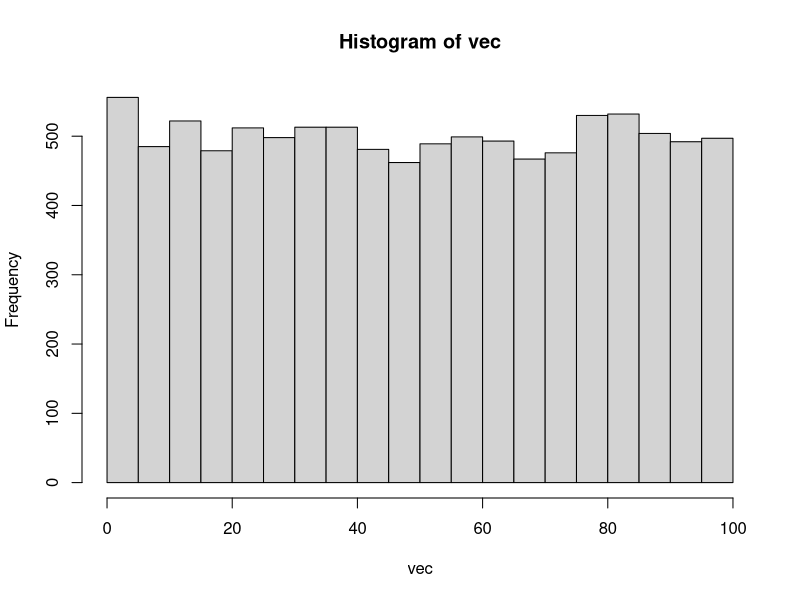
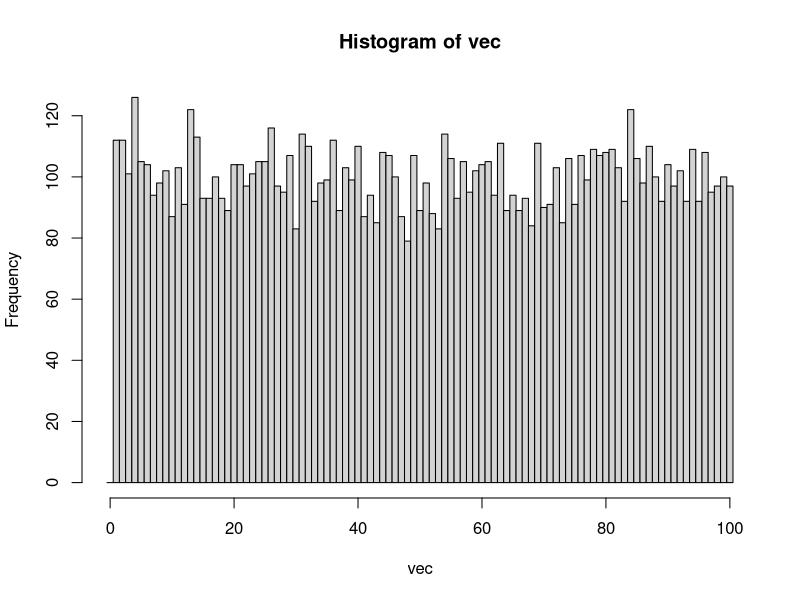

The R script that drew these images, in order: (Note: this script raises an error after producing the figures.)
## 4장 데이터 구조
## 4.1 벡터
## 4.1.1 벡터 만들기
c(1,3,2,4)
c(pi, 1e-3, sin(3)) 
c("John","Mary")

person = c(name = "John", likes = "Mary", loves = "Suzy")
# repeat
rep(1, 10)
rep("ABC", 10)
rep(c("A","B","C"), 3)

# sequence
seq(from=1, to=10) # 1부터 10까지
seq(from=1, to=10, by=2) # 1부터 10까지 2 간격으로 
seq(from=1, to=10, length.out=3) # 1부터 10까지 총길이 3으로
rep(seq(1,4),each=3) # 1부터 4까지 각각 3번 반복
seq(1,10)
1:10


## 4.1.2 벡터의 내용 출력
vInteger <- as.integer(1:35)
vReal1 <- rnorm(10); vReal2 <- c(1.2475842, 1.43, 10240333211)
vCharacter <- c("안녕?\n또 보다니!", "Hi,\tWait a moment", 
                "오랜만이야?\t!", "Long time no see!", "...")
vFactor <- factor(c('hi', 'mid', 'low', 'low', 'mid'), 
                  levels=c('hi', 'mid', 'low'))
vDate <- as.Date(c("2017-06-14", "2019-03-01", "2019-01-01"))
vPOSIXct <- as.POSIXct(c("2017-06-14 15:00:00", "2019-03-01 12:14:15"))

print(vInteger)
print(vReal1)
print(vReal2)

print(vCharacter)
cat(vCharacter)

print(vFactor)
print(vDate)
print(vPOSIXct)


## 4.1.3 벡터 내용을 간단하게 확인하기
T=TRUE
vec <- sample(1:100, 10000, replace = T)
# print(vec)
head(vec)
tail(vec)
summary(vec)
psych::describe(vec)

vecCut <- cut(vec,breaks=seq(-0.5, 100.5, 10))
table(vecCut)
hist(vec)
hist(vec, breaks=seq(-0.5, 100.5, 1))

vec <- sample(c("John","Mary","Tom"), 100, replace=T)

head(vec)
tail(vec)
summary(vec) # 에러는 나지 않지만 특별한 정보를 주지 않는다
#psych::describe(vec) # 문자열 벡터에는 사용불가
table(vec)
#hist(vec) # 문자열 또는 팩터형 벡터에는 사용 불가
#plot(~factor(vec)) # 문자열을 팩터형으로 바꿔서 사용 가능


## 4.1.4 벡터 연산
x = 1:5; y = 2:6
x + y
x - y
x * y
x / 3

x = 1:5; y=2:3
x + y  # 1:5 + c(2:3, 2:3, 2)
#Warning message:
#  In x + y : longer object length is not a multiple of shorter object length

x - y
#Warning message:
#  In x - y : longer object length is not a multiple of shorter object length


x = 1:5; y = 2
x + y  # 1:5 + c(2, 2, 2, 2, 2)
x - y

c(1,2,3,c(4,5),c(6,7,8))

length(x)


v1 <- c(1,3,2); v2 <-c(3,3,1)

v1 < v2

all(v1 < v2)
any(v1 < v2)

v1 = c("I", "You", "He")
v2 = c("go", "come", "climbs")

nchar(v1)
paste(v1, v2)
substring(v2, 2, 2)
substring(v2, c(1,2,3), c(2,5,5))

vec <- sample(100,10000,replace=T)

mean(vec)
sum(vec)
sd(vec)

xa = c(1,3,2); xb = c(2,3,2); xc = c(1,1,2)
xa == xb & xb == xc
xa == xb && xb == xc

primes <- c(2,3,5,7,11,13,17,19,7,13)
numbersILike <- c(3,7,14,3)

union(primes, numbersILike)
intersect(primes, numbersILike)
setdiff(numbersILike , primes)

numbersILike2 <- c(3, 7, 14)

setequal(numbersILike , numbersILike2)

is.element(17, primes)
is.element(18, primes)
17 %in% primes
18 %in% primes

v = c(180, 169, 172, 154, 190, 155, 201)


v[5]

v[c(2,3,5)]

vec = 1:10; vec[c(2,3,5,7)]
index = c(2,3,5,7); vec[index]

vec[-1] # 첫 번째 원소 제외
vec[-1:-2] # 첫 번째와 두 번째 원소 제외
vec[index][-1] # index(2,3,5,7)번째 원소 중에서 첫 번째 원소 제외

vHeight = c(Park = 180, Jung = 169, Hyori = 172, 
            DJDoc = 154, Queen = 190, Dooli = 155, MJ = 201)

vHeight['DJDoc']
vHeight[c('Park', 'Hyori')]

vHeight[c(T, F, T, F, T, F, T)] # 벡터 vHeight의 1번째, 3번째, 5번째, 7번째 원소
vHeight[vHeight > 170] # vHeight의 원소 중 170보다 큰 원소

vec = sample(5, 10, replace=T)
vec
## [1] 2 2 3 5 1 4 5 1 4 1
biggerThan3 = vec > 3; vec[biggerThan3]
vec[vec > 3]
vec[c(T,F)]
# c(T, F)는 벡터 vec의 길이만큼 늘어난다(재활용). 따라서 홀수 순번의 원소를 선택한다.


vec = c(2, 2, 3, 5, 1, 4, 5, 1, 4, 1)
#vec
## [1] 2 2 3 5 1 5 5 1 5 1
biggerThan3 = vec > 3; vec[biggerThan3]
vec[vec > 3]
vec[c(T,F)] 


## 4.1.7 데이터 정렬
vec = c(1, 5, 6, 4, 2)

sort(vec)
order(vec)
vec[order(vec)]


## #### 그밖의 참고 자료
## 
## #* <http://adv-r.had.co.nz/Subsetting.html>


## 4.2 행렬, 배열, 데이터프레임, 리스트
## 4.2.1. 행렬
vec = c(7,2,3,4,5,6,8,6,9,10,11,12,11,8,5)
matrix(vec, nrow=3, ncol=5)


matrix(vec, nrow=3, ncol=5, byrow=TRUE)

matrix(vec, 3, 5)

matrix(vec, nrow=7)
#Warning message:
#In matrix(vec, nrow = 7) :
#  data length [15] is not a sub-multiple or multiple of the number of rows [7]

## 4.2.2 배열
vec <- 1:(3*5*4)
arr <- array(vec, c(3,5,4))


## 4.2.4 리스트
list(c(1,2,3), 
     matrix(1:9, 3,3),
     list(c(4,5,6), matrix(11:19,3,3)))


## 4.3.3 계층적 구조의 원소 선택하기
mtcars[3,7]
mtcars[c(F,F,T,rep(F, 29)), c(rep(F,6), T, rep(F,6))]
mtcars["Mazda RX4", "disp"]
mtcars[3:4,c(rep(F,6), T, T, rep(F,5))]
mtcars[c("Mazda RX4", "Mazda RX4 Wag"), 7:8]

# with : 계산만 하고 싶을 때
with(mtcars, mpg/cyl + hp*drat) 
# within : 만약 새로운 열로 저장하고 싶을 때
dat <- within(mtcars, x <- mpg/cyl + hp*drat)
head(dat, n=3)

mtcars[1,]
unlist(mtcars[1,])

## 4.4 행렬, 배열, 데이터프레임, 리스트 수정하기
dat = data.frame(name=c('Kim', 'Lee'), 
                 age=c(23,41), 
                 height=c(180, 165), stringsAsFactors=FALSE); dat
dat[2,1] <- 'Park'; dat
dat$age <- c(24,40); dat

dat[1,] <- c("Lee", 30, 170); dat
dat[1,] <- list("Lee", 30, 170); dat

## 4.6 3차 이상의 다차원 배열
## 4.6.1 다차원 배열의 활용
d3 <- d2 <- d1 <- 1:10
dat <- expand.grid(d1, d2, d3)
colnames(dat) <- c('d1', 'd2', 'd3')
dat$x <- rnorm(nrow(dat))
object.size(dat)
a <- array(dat$x, dim = c(length(d1), length(d2), length(d3)))
object.size(a)

i=2; j=7; k=5;
a[i,j,k]
dat[dat$d1==i & dat$d2==j & dat$d3==k,"x"]


## 4.6.2 다차원 배열 변환하고 요약하기
height <- array(
  c(170, 180, 175, 169, 165, 173, 173, 181, 175, 
    166, 164, 155, 172, 184, 176, 167, 162, 164), 
  dim = c(3,2,3),
  dimnames = list(c("A", "B", "C"), c("M", "F"), c("1", "2", "3"))
)
height

## 4.6.2.1 배열 차원에 이름 붙여주기
names(dimnames(height)) = c("school", "gender", "number")
height

## 4.6.2.2 차원 재배열하기
aperm(height, c(3,2,1))

aperm(height, c(1,3,2))

h2 <- aperm(height, c(2,3,1))

ftable(height, row.vars=c("school", "number"))

ftable(height, row.vars=3) # 번호는 세 번째 차원


## 4.6.2.4 요약하여 차원 줄이기
apply(height, MARGIN=c(1), FUN=mean, na.rm=TRUE)
apply(height, MARGIN="school", FUN=mean, na.rm=TRUE)

apply(height, MARGIN=c(1,2), FUN=mean)

height['A', 'M', '1']
height['A', 'M', '2']
height['A', 'M', '3']


## 4.6.3 두 배열 합치기
heightDEF <- height + 10
dimnames(heightDEF)[[1]] <- c('D', 'E','F')

height2 <- abind::abind(height, heightDEF, along = 1)

height456 <- height -10
dimnames(height456)[[3]] <- c('4', '5', '6')

height3 <- abind::abind(height, height456, along=3)


## 4.6.4 데이터 프레임으로 변환하기
# 'dfHeight <-' 추가했습니다 
dfHeight <- as.data.frame.table(height, responseName = 'height')

## 4.6.5 다시 배열로 변환하기
# resahpe2 인스톨하고 불러오기 추가했습니다.
install.packages("reshape2")  
library(reshape2)
reshape2::acast(dfHeight, school ~ gender ~ number, value.var = 'height')


## 배열 관련 함수 정리
## 기능              함수
## 차원 재배열       aperm(X, c(1,3,2))
## 큰 표로 출력하기  ftable(X, row.vars= c(1,3))
## 차원 제거         apply(X, MARGIN = c(1,2), FUN= )
## 두 배열 합치기    abind::abind(arr1, arr2, along= )
## 데이터 프레임으로 as.data.frame.table()
## 다시 배열로       reshape2::acast(date=, formula=, fun.aggregate=, value.var=)

